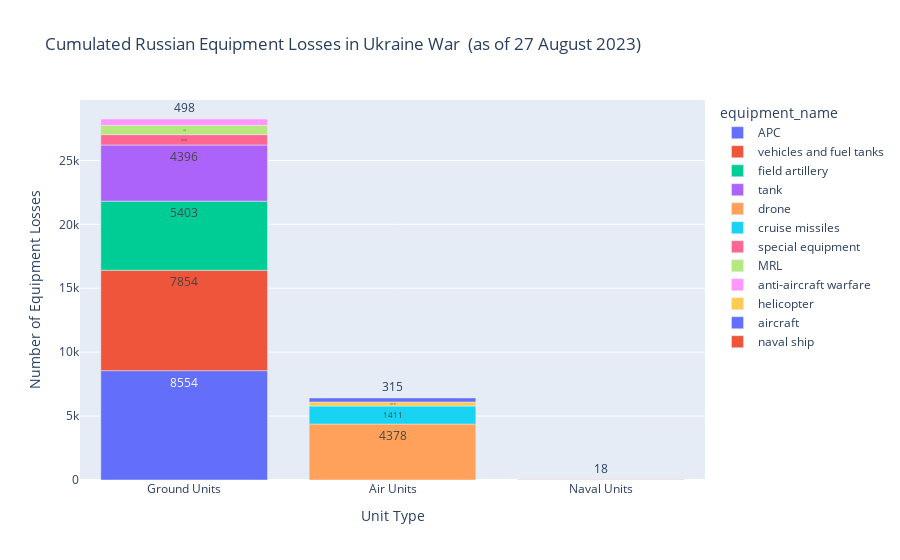

Notebook source saved alongside this figure:
### Code cell
#Creating bar chart based on air, ground or naval unit type
plt.figure(figsize=(14,10))
fig = px.bar(
    new_df, x='unit_type', y='unit_amount',color='equipment_name',text_auto=True,
    title=f'Cumulated Russian Equipment Losses in Ukraine War \n(as of {last_date})'
)

fig.update_layout(
    xaxis_title="Unit Type",
    yaxis_title="Number of Equipment Losses"
)
fig.show()

### Figure 1 — Plotly figure (JSON) as saved in the notebook; plotly's stock layout.template omitted (floating-point values rounded to 4 significant figures)
{"data": [{"alignmentgroup": "True", "hovertemplate": "equipment_name=APC<br>unit_type=%{x}<br>unit_amount=%{y}<extra></extra>", "legendgroup": "APC", "marker": {"color": "#636efa", "pattern": {"shape": ""}}, "name": "APC", "offsetgroup": "APC", "orientation": "v", "showlegend": true, "textposition": "auto", "texttemplate": "%{y}", "type": "bar", "x": ["Ground Units"], "xaxis": "x", "y": [8554], "yaxis": "y"}, {"alignmentgroup": "True", "hovertemplate": "equipment_name=vehicles and fuel tanks<br>unit_type=%{x}<br>unit_amount=%{y}<extra></extra>", "legendgroup": "vehicles and fuel tanks", "marker": {"color": "#EF553B", "pattern": {"shape": ""}}, "name": "vehicles and fuel tanks", "offsetgroup": "vehicles and fuel tanks", "orientation": "v", "showlegend": true, "textposition": "auto", "texttemplate": "%{y}", "type": "bar", "x": ["Ground Units"], "xaxis": "x", "y": [7854], "yaxis": "y"}, {"alignmentgroup": "True", "hovertemplate": "equipment_name=field artillery<br>unit_type=%{x}<br>unit_amount=%{y}<extra></extra>", "legendgroup": "field artillery", "marker": {"color": "#00cc96", "pattern": {"shape": ""}}, "name": "field artillery", "offsetgroup": "field artillery", "orientation": "v", "showlegend": true, "textposition": "auto", "texttemplate": "%{y}", "type": "bar", "x": ["Ground Units"], "xaxis": "x", "y": [5403], "yaxis": "y"}, {"alignmentgroup": "True", "hovertemplate": "equipment_name=tank<br>unit_type=%{x}<br>unit_amount=%{y}<extra></extra>", "legendgroup": "tank", "marker": {"color": "#ab63fa", "pattern": {"shape": ""}}, "name": "tank", "offsetgroup": "tank", "orientation": "v", "showlegend": true, "textposition": "auto", "texttemplate": "%{y}", "type": "bar", "x": ["Ground Units"], "xaxis": "x", "y": [4396], "yaxis": "y"}, {"alignmentgroup": "True", "hovertemplate": "equipment_name=drone<br>unit_type=%{x}<br>unit_amount=%{y}<extra></extra>", "legendgroup": "drone", "marker": {"color": "#FFA15A", "pattern": {"shape": ""}}, "name": "drone", "offsetgroup": "drone", "orientation": "v", "showlegend": true, "textposition": "auto", "texttemplate": "%{y}", "type": "bar", "x": ["Air Units"], "xaxis": "x", "y": [4378], "yaxis": "y"}, {"alignmentgroup": "True", "hovertemplate": "equipment_name=cruise missiles<br>unit_type=%{x}<br>unit_amount=%{y}<extra></extra>", "legendgroup": "cruise missiles", "marker": {"color": "#19d3f3", "pattern": {"shape": ""}}, "name": "cruise missiles", "offsetgroup": "cruise missiles", "orientation": "v", "showlegend": true, "textposition": "auto", "texttemplate": "%{y}", "type": "bar", "x": ["Air Units"], "xaxis": "x", "y": [1411], "yaxis": "y"}, {"alignmentgroup": "True", "hovertemplate": "equipment_name=special equipment<br>unit_type=%{x}<br>unit_amount=%{y}<extra></extra>", "legendgroup": "special equipment", "marker": {"color": "#FF6692", "pattern": {"shape": ""}}, "name": "special equipment", "offsetgroup": "special equipment", "orientation": "v", "showlegend": true, "textposition": "auto", "texttemplate": "%{y}", "type": "bar", "x": ["Ground Units"], "xaxis": "x", "y": [808], "yaxis": "y"}, {"alignmentgroup": "True", "hovertemplate": "equipment_name=MRL<br>unit_type=%{x}<br>unit_amount=%{y}<extra></extra>", "legendgroup": "MRL", "marker": {"color": "#B6E880", "pattern": {"shape": ""}}, "name": "MRL", "offsetgroup": "MRL", "orientation": "v", "showlegend": true, "textposition": "auto", "texttemplate": "%{y}", "type": "bar", "x": ["Ground Units"], "xaxis": "x", "y": [728], "yaxis": "y"}, {"alignmentgroup": "True", "hovertemplate": "equipment_name=anti-aircraft warfare<br>unit_type=%{x}<br>unit_amount=%{y}<extra></extra>", "legendgroup": "anti-aircraft warfare", "marker": {"color": "#FF97FF", "pattern": {"shape": ""}}, "name": "anti-aircraft warfare", "offsetgroup": "anti-aircraft warfare", "orientation": "v", "showlegend": true, "textposition": "auto", "texttemplate": "%{y}", "type": "bar", "x": ["Ground Units"], "xaxis": "x", "y": [498], "yaxis": "y"}, {"alignmentgroup": "True", "hovertemplate": "equipment_name=helicopter<br>unit_type=%{x}<br>unit_amount=%{y}<extra></extra>", "legendgroup": "helicopter", "marker": {"color": "#FECB52", "pattern": {"shape": ""}}, "name": "helicopter", "offsetgroup": "helicopter", "orientation": "v", "showlegend": true, "textposition": "auto", "texttemplate": "%{y}", "type": "bar", "x": ["Air Units"], "xaxis": "x", "y": [316], "yaxis": "y"}, {"alignmentgroup": "True", "hovertemplate": "equipment_name=aircraft<br>unit_type=%{x}<br>unit_amount=%{y}<extra></extra>", "legendgroup": "aircraft", "marker": {"color": "#636efa", "pattern": {"shape": ""}}, "name": "aircraft", "offsetgroup": "aircraft", "orientation": "v", "showlegend": true, "textposition": "auto", "texttemplate": "%{y}", "type": "bar", "x": ["Air Units"], "xaxis": "x", "y": [315], "yaxis": "y"}, {"alignmentgroup": "True", "hovertemplate": "equipment_name=naval ship<br>unit_type=%{x}<br>unit_amount=%{y}<extra></extra>", "legendgroup": "naval ship", "marker": {"color": "#EF553B", "pattern": {"shape": ""}}, "name": "naval ship", "offsetgroup": "naval ship", "orientation": "v", "showlegend": true, "textposition": "auto", "texttemplate": "%{y}", "type": "bar", "x": ["Naval Units"], "xaxis": "x", "y": [18], "yaxis": "y"}], "layout": {"barmode": "relative", "legend": {"title": {"text": "equipment_name"}, "tracegroupgap": 0}, "title": {"text": "Cumulated Russian Equipment Losses in Ukraine War \n(as of 27 August 2023)"}, "xaxis": {"anchor": "y", "domain": [0, 1], "title": {"text": "Unit Type"}}, "yaxis": {"anchor": "x", "domain": [0, 1], "title": {"text": "Number of Equipment Losses"}}}}
